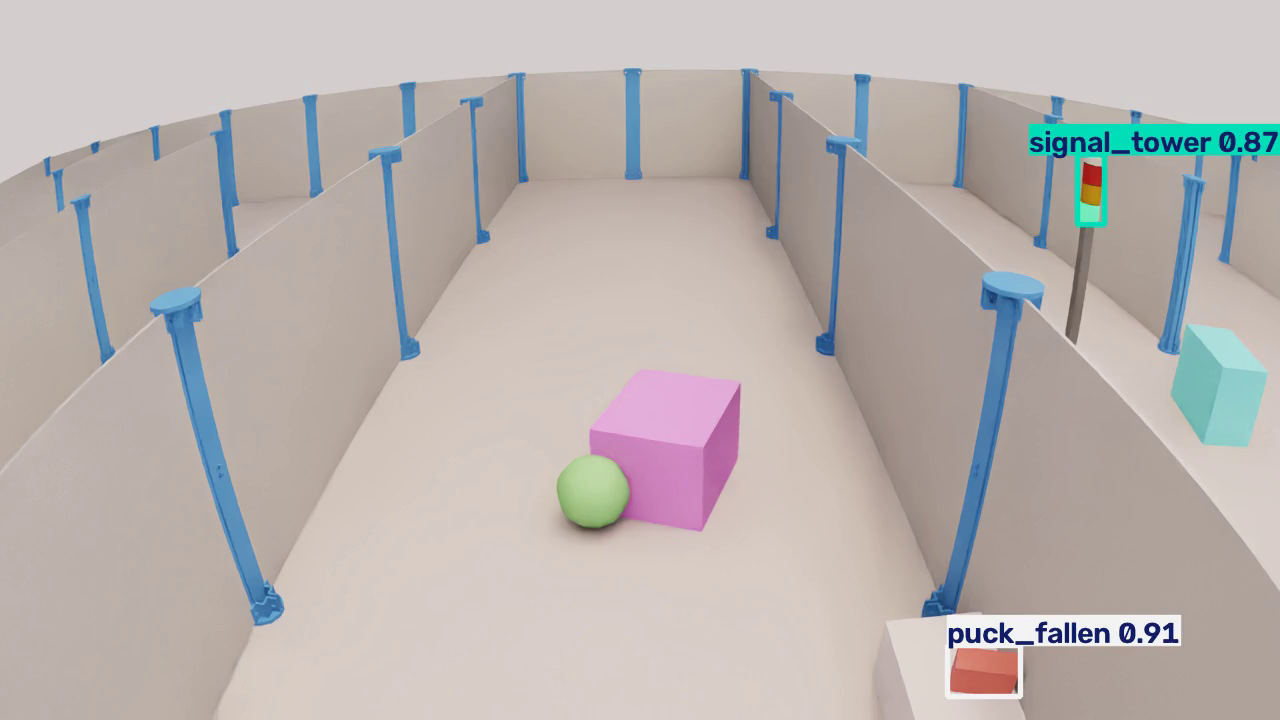
#> input picture frame 5 of classes/3rd-month/Day52/pic/pred_val_sim.mp4, 1280 x 720 px, given in place of the camera
$ python capture_guided.py   (older library calls are emulated)
#> lines starting #> are read from the running program, lines starting #| are printed output that depends on the picture
#!/usr/bin/env python3
"""Arducam 캘리브레이션 사진을 안내에 따라 모으는 스크립트 (레포 밖에서 사용, 커밋 안 함).

실행:
    python3 ~/calib_wide/capture_guided.py --dev /dev/video8 --out ~/calib_wide2

화면 보는 법:
    - 3x3 칸: 빨강 = 아직 없음, 노랑 = 조금 있음, 초록 = 충분함. 빨강/노랑 칸에 보드를 가져가세요
    - 오른쪽 위 TILT 목록: 보드를 그 방향으로 기울인 사진. [ ] 인 것을 채우세요
    - 보드가 전부 보이고(초록 점), 잠깐 멈춰 있고, 이전 사진과 충분히 다르면 자동 저장
    - 아래쪽 NEXT 줄이 다음에 찍을 곳을 알려줌
키:
    q / ESC  종료      s  지금 프레임 강제 저장
"""

import argparse
import os
import time

import cv2
import numpy as np

CB = (9, 6)            # 내부 코너
GRID = 3               # 화면을 3x3 칸으로 나눔
ZONE_OK = 60           # 칸에 코너가 이만큼 쌓이면 초록
STABLE_PX = 1.5        # 프레임 사이 코너 평균 이동이 이보다 작으면 "멈춤"
STABLE_N = 4           # 연속으로 멈춘 프레임 수
NOVEL_TH = 0.12        # 저장된 사진들과의 최소 차이
COOLDOWN = 0.8         # 저장 간격 (초)
TILT_RATIO = 1.25      # 마주 보는 변 길이 비율이 이보다 크면 기울인 것으로 봄
TARGET = 25            # 최소 저장 장수

ZONE_NAMES = [["top-left", "top", "top-right"],
              ["left", "center", "right"],
              ["bottom-left", "bottom", "bottom-right"]]
TILTS = ["tilt-left", "tilt-right", "tilt-up", "tilt-down"]


def detect(gray):
    """반 크기에서 빠르게 찾고, 원본에서 서브픽셀로 다듬음. 못 찾으면 None."""
    small = cv2.resize(gray, None, fx=0.5, fy=0.5, interpolation=cv2.INTER_AREA)
    flags = cv2.CALIB_CB_ADAPTIVE_THRESH + cv2.CALIB_CB_NORMALIZE_IMAGE + cv2.CALIB_CB_FAST_CHECK
    ok, c = cv2.findChessboardCorners(small, CB, flags)
    if not ok:
        return None
    c = c * 2.0
    crit = (cv2.TERM_CRITERIA_EPS + cv2.TERM_CRITERIA_MAX_ITER, 40, 1e-3)
    c = cv2.cornerSubPix(gray, c.astype(np.float32), (5, 5), (-1, -1), crit)
    return c.reshape(-1, 2)


def outer_quad(c):
    """보드 바깥 네 코너: 왼위, 오위, 오아래, 왼아래 (검출 순서 기준)."""
    g = c.reshape(CB[1], CB[0], 2)
    return g[0, 0], g[0, -1], g[-1, -1], g[-1, 0]


def tilt_of(c):
    tl, tr, br, bl = outer_quad(c)
    left, right = np.linalg.norm(bl - tl), np.linalg.norm(br - tr)
    top, bottom = np.linalg.norm(tr - tl), np.linalg.norm(br - bl)
    found = set()
    if left / right > TILT_RATIO:
        found.add("tilt-right")   # 왼쪽이 더 크게 보임 = 오른쪽이 멀어짐
    if right / left > TILT_RATIO:
        found.add("tilt-left")
    if top / bottom > TILT_RATIO:
        found.add("tilt-down")
    if bottom / top > TILT_RATIO:
        found.add("tilt-up")
    return found, left / right, top / bottom


def descriptor(c, w, h):
    """사진끼리 얼마나 다른지 비교용: 중심 위치, 크기, 기울기."""
    hull = cv2.convexHull(c.astype(np.float32))
    area = cv2.contourArea(hull) / (w * h)
    cx, cy = c.mean(0) / [w, h]
    _, lr, tb = tilt_of(c)
    return np.array([cx, cy, np.sqrt(area), np.log(lr), np.log(tb)])


def zone_counts(c, w, h):
    cnt = np.zeros((GRID, GRID), int)
    for x, y in c:
        cnt[min(int(y / h * GRID), GRID - 1), min(int(x / w * GRID), GRID - 1)] += 1
    return cnt


def sharpness(gray, c):
    x0, y0 = c.min(0).astype(int)
    x1, y1 = c.max(0).astype(int)
    roi = gray[max(y0, 0):y1, max(x0, 0):x1]
    return cv2.Laplacian(roi, cv2.CV_64F).var() if roi.size else 0.0


def main():
    ap = argparse.ArgumentParser()
    ap.add_argument("--dev", default="/dev/video8")
    ap.add_argument("--out", default=os.path.expanduser("~/calib_wide2"))
    ap.add_argument("--min-sharp", type=float, default=80.0, help="이보다 흐리면 저장 안 함")
    args = ap.parse_args()
    os.makedirs(args.out, exist_ok=True)

    cap = cv2.VideoCapture(args.dev, cv2.CAP_V4L2)
    cap.set(cv2.CAP_PROP_FOURCC, cv2.VideoWriter_fourcc(*"MJPG"))
    cap.set(cv2.CAP_PROP_FRAME_WIDTH, 1280)
    cap.set(cv2.CAP_PROP_FRAME_HEIGHT, 720)
    cap.set(cv2.CAP_PROP_FPS, 30)
    if not cap.isOpened():
        raise SystemExit(f"카메라를 열 수 없어요: {args.dev} (다른 프로그램이 쓰는 중인지 확인)")

    zones = np.zeros((GRID, GRID), int)
    tilts_done = set()
    descs = []
    saved = 0
    prev, still, last_save = None, 0, 0.0
    flash = 0

    while True:
        ok, frame = cap.read()
#> frame is the input picture: shape (720, 1280, 3); mean B, G, R 175.6, 178.6, 185.8
        if not ok:
            print("프레임을 못 받았어요")
            break
        h, w = frame.shape[:2]
#> h = 720; w = 1280
        gray = cv2.cvtColor(frame, cv2.COLOR_BGR2GRAY)
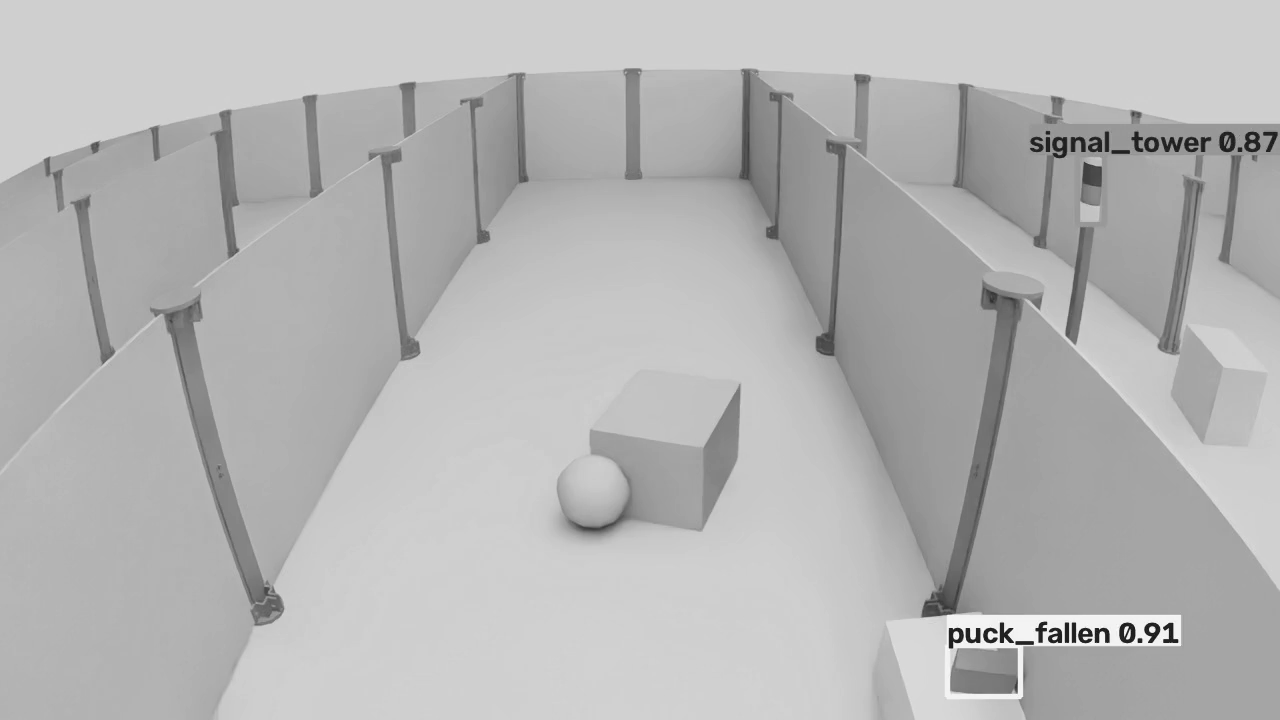
#> gray: shape (720, 1280); min 20, max 255, mean 180.2
        c = detect(gray)
#> in detect, `ok, c = cv2.findChessboardCorners(small, CB, flags)`: ok = False; c = None
#> c = None
        view = frame.copy()

        status = "board: NOT FOUND (whole board must be visible)"
        color = (0, 0, 255)
        save_now = False
        if c is not None:
            move = np.abs(c - prev).mean() if prev is not None and prev.shape == c.shape else 99
            still = still + 1 if move < STABLE_PX else 0
            prev = c
            d = descriptor(c, w, h)
            novel = min((np.linalg.norm(d - e) for e in descs), default=9) > NOVEL_TH
            sharp = sharpness(gray, c)
            tl, _, _ = tilt_of(c)
            new_tilt = bool(tl - tilts_done)
            if still < STABLE_N:
                status, color = "board OK - hold still...", (0, 200, 255)
            elif sharp < args.min_sharp:
                status, color = f"blurry ({sharp:.0f}) - hold still", (0, 200, 255)
            elif not (novel or new_tilt):
                status, color = "same as before - move to a new place", (0, 200, 255)
            else:
                status, color = "saving", (0, 255, 0)
                save_now = time.time() - last_save > COOLDOWN
            cv2.drawChessboardCorners(view, CB, c.reshape(-1, 1, 2), True)
        else:
            prev, still = None, 0

        key = cv2.waitKey(1) & 0xFF
#> (key q is pressed here)
        if key in (ord("q"), 27):
            break
        if key == ord("s") and c is not None:
            save_now = True

        if save_now and c is not None:
            saved += 1
            cv2.imwrite(os.path.join(args.out, f"frame_{saved:03d}.png"), frame)
            descs.append(descriptor(c, w, h))
            zones += zone_counts(c, w, h)
            tilts_done |= tilt_of(c)[0]
            last_save, still, flash = time.time(), 0, 6
            print(f"saved {saved}  tilts={sorted(tilts_done)}")

        # --- 안내 표시 ---
        ov = view.copy()
        for r in range(GRID):
            for q in range(GRID):
                x0, y0 = q * w // GRID, r * h // GRID
                x1, y1 = (q + 1) * w // GRID, (r + 1) * h // GRID
                n = zones[r, q]
                col = (0, 0, 255) if n == 0 else (0, 220, 255) if n < ZONE_OK else (0, 200, 0)
                cv2.rectangle(ov, (x0, y0), (x1, y1), col, -1)
        view = cv2.addWeighted(ov, 0.18, view, 0.82, 0)
        for r in range(GRID):
            for q in range(GRID):
                x0, y0 = q * w // GRID, r * h // GRID
                cv2.rectangle(view, (x0, y0), ((q + 1) * w // GRID, (r + 1) * h // GRID), (255, 255, 255), 1)
                cv2.putText(view, f"{ZONE_NAMES[r][q]} {zones[r, q]}", (x0 + 8, y0 + 22),
                            cv2.FONT_HERSHEY_SIMPLEX, 0.55, (255, 255, 255), 2)
        for k, t in enumerate(TILTS):
            mark = "[x]" if t in tilts_done else "[ ]"
            cv2.putText(view, f"{mark} {t}", (w - 190, 60 + 26 * k), cv2.FONT_HERSHEY_SIMPLEX, 0.6,
                        (0, 200, 0) if t in tilts_done else (0, 0, 255), 2)

        todo = [ZONE_NAMES[r][q] for r, q in sorted(np.ndindex(GRID, GRID), key=lambda rq: zones[rq])
                if zones[r, q] < ZONE_OK]
        todo += [t for t in TILTS if t not in tilts_done]
        nxt = "NEXT: " + (", ".join(todo[:3]) if todo else "all done!")
        if not todo and saved >= TARGET:
            nxt = "DONE - press q"
        cv2.rectangle(view, (0, h - 70), (w, h), (0, 0, 0), -1)
        cv2.putText(view, f"saved {saved}/{TARGET}   {status}", (10, h - 42),
                    cv2.FONT_HERSHEY_SIMPLEX, 0.7, color, 2)
        cv2.putText(view, nxt, (10, h - 12), cv2.FONT_HERSHEY_SIMPLEX, 0.7, (255, 255, 255), 2)
        if flash:
            cv2.rectangle(view, (0, 0), (w - 1, h - 1), (0, 255, 0), 12)
            flash -= 1

        cv2.imshow("calib capture", view)

    cap.release()
    cv2.destroyAllWindows()
    print(f"끝: {saved}장 저장 → {args.out}")


if __name__ == "__main__":
    main()

$ run again, starting later in the video
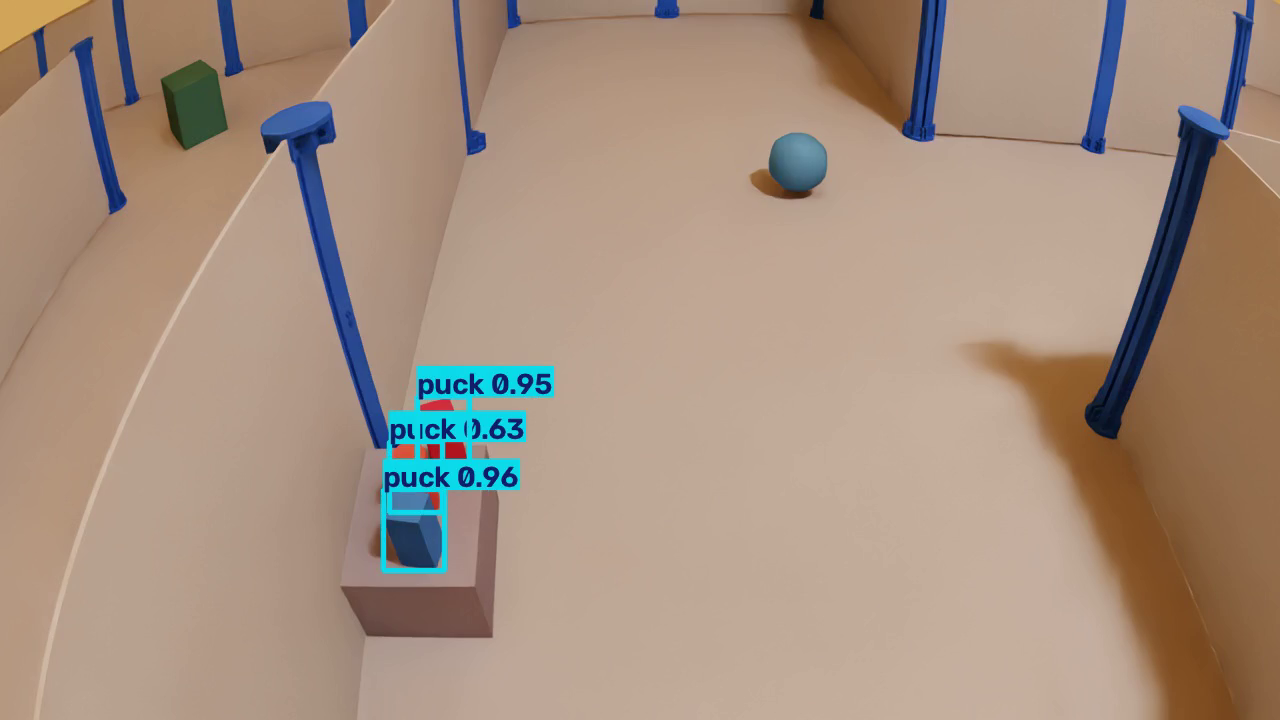
#> input picture frame 22 of classes/3rd-month/Day52/pic/pred_val_sim.mp4, 1280 x 720 px, given in place of the camera
#> in main, frame is the input picture: shape (720, 1280, 3); mean B, G, R 127.7, 144.4, 165.9
#> in main, `gray = cv2.cvtColor(frame, cv2.COLOR_BGR2GRAY)`:
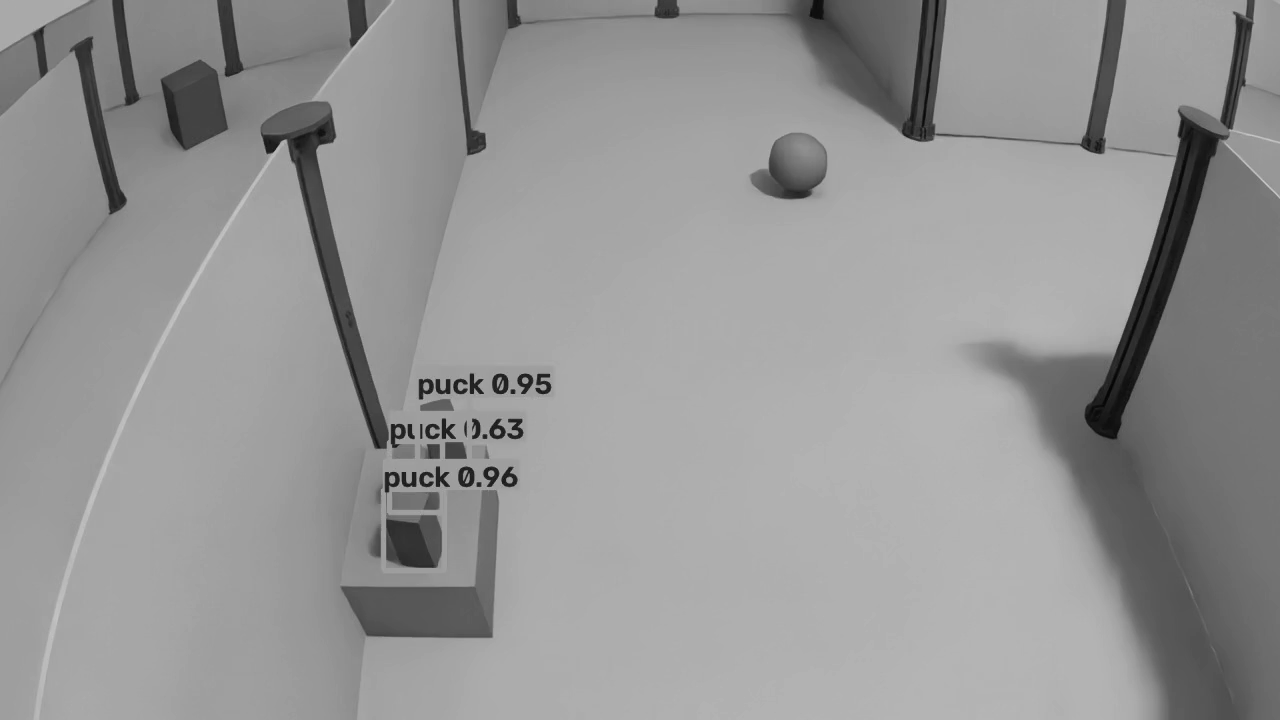
#> gray: shape (720, 1280); min 4, max 201, mean 149
#> in detect, `ok, c = cv2.findChessboardCorners(small, CB, flags)`: ok = False; c = None

$ run again, starting later in the video
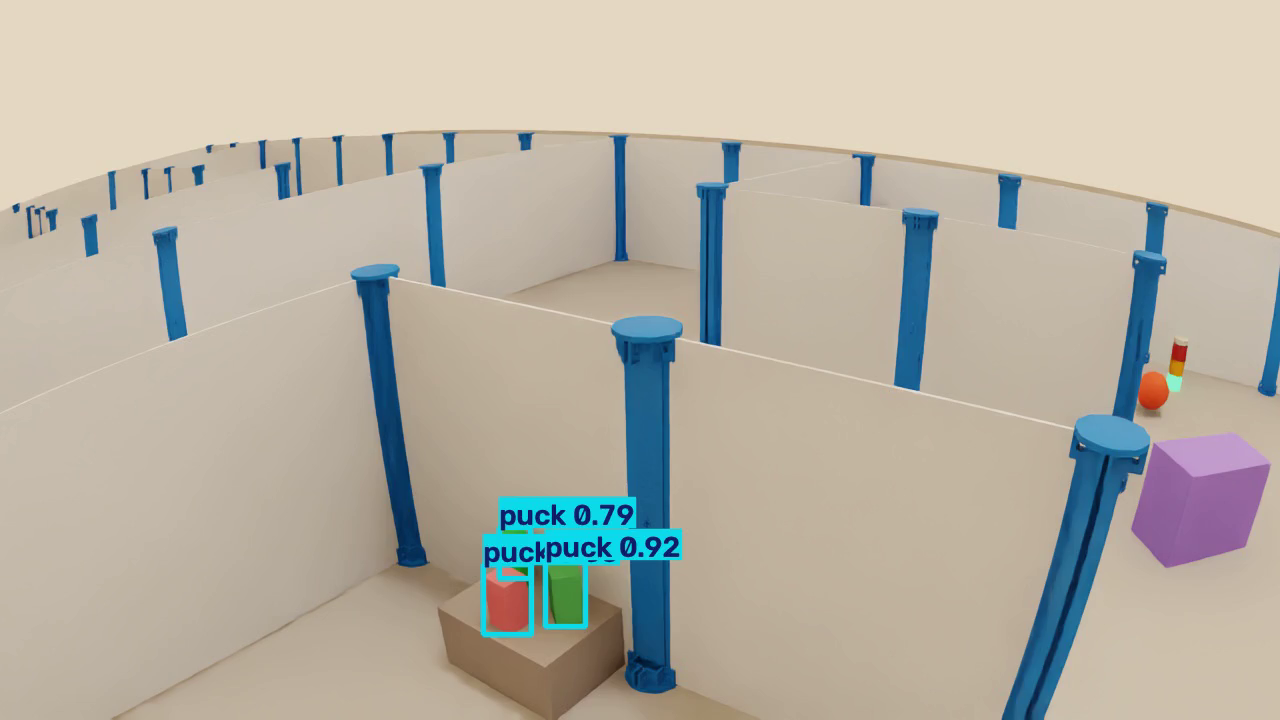
#> input picture frame 40 of classes/3rd-month/Day52/pic/pred_val_sim.mp4, 1280 x 720 px, given in place of the camera
#> in main, frame is the input picture: shape (720, 1280, 3); mean B, G, R 165, 177.5, 183.2
#> in main, `gray = cv2.cvtColor(frame, cv2.COLOR_BGR2GRAY)`:
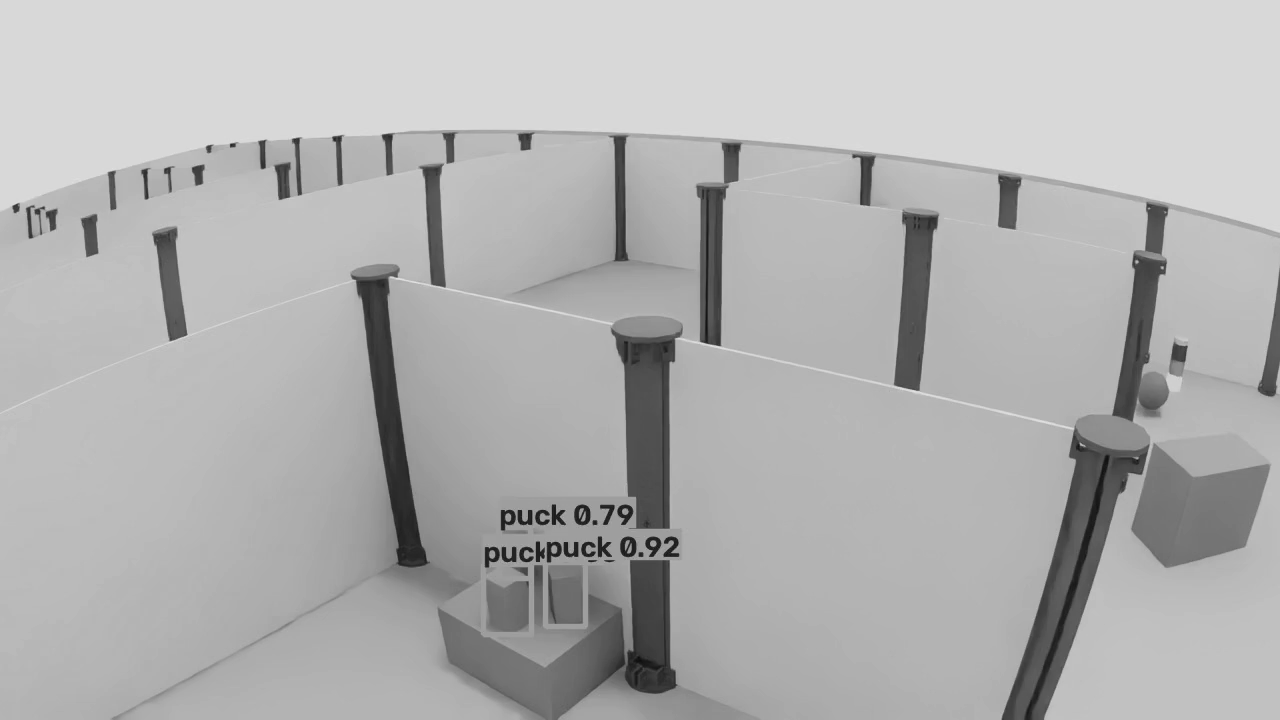
#> gray: shape (720, 1280); min 13, max 227, mean 177.6
#> in detect, `ok, c = cv2.findChessboardCorners(small, CB, flags)`: ok = False; c = None
